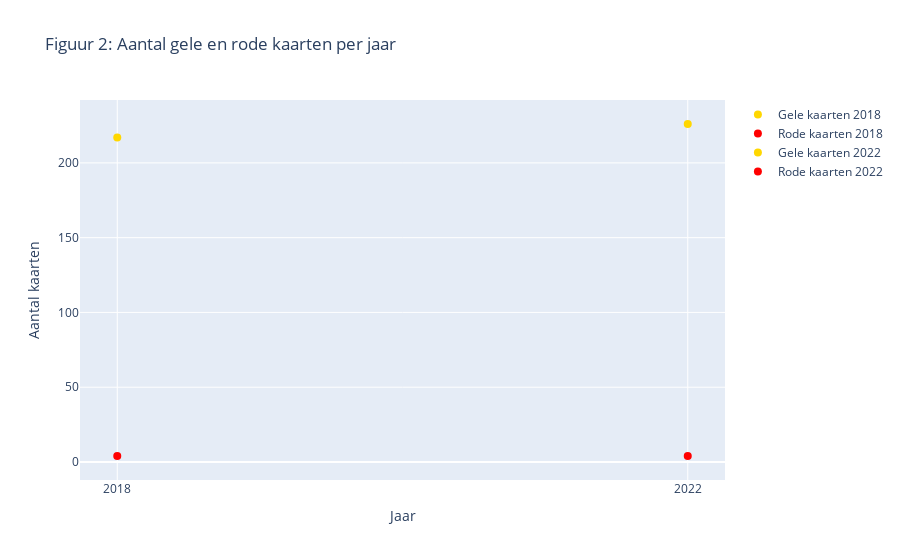

The notebook cell saved with this chart:
### Markdown cell above
De boxplot in figuur 1 geeft de statistieken wat betreft het aantal overtredingen per WK weer. De rest van de caption komt als die af is, want deze is nog niet helemaal goed (door de dubbele rijen van het 2018 databestand)!
- Is het aantal overtredingen meer/gelijk/minder?

### Code cell
# Alle gele kaarten
yellow_cards_2022 = wk_df['yellow cards team1'].sum() + wk_df['yellow cards team2'].sum()
yellow_cards_2018 = wk_df['Yellow Card'].sum()

# Alle rode kaarten
red_cards_2022 = wk_df['red cards team1'].sum() + wk_df['red cards team2'].sum()
red_cards_2018 = wk_df['Red'].sum() + wk_df['Yellow & Red'].sum()

# Lijsten met verschillende gegevens
# geel = #FFD700
# rood = #FF0000
years = ['2018', '2022']
yellow_cards = [yellow_cards_2018, yellow_cards_2022]
red_cards = [red_cards_2018, red_cards_2022]
colors = ['#FFD700', '#FF0000', '#FFD700', '#FF0000']  # Geel en rood

# Punten voor gele kaarten in 2018
trace_yellow_2018 = go.Scatter(
    x = [years[0]],
    y = [yellow_cards[0]],
    mode = 'markers',
    name = 'Gele kaarten 2018',
    marker = dict(color = colors[0], size = 8))

# Punten voor rode kaarten in 2018
trace_red_2018 = go.Scatter(
    x = [years[0]],
    y = [red_cards[0]],
    mode = 'markers',
    name = 'Rode kaarten 2018',
    marker = dict(color = colors[1], size = 8))

# Punten voor gele kaarten in 2022
trace_yellow_2022 = go.Scatter(
    x = [years[1]],
    y = [yellow_cards[1]],
    mode = 'markers',
    name = 'Gele kaarten 2022',
    marker = dict(color = colors[2], size = 8))

# Punten voor rode kaarten in 2022
trace_red_2022 = go.Scatter(
    x = [years[1]],
    y = [red_cards[1]],
    mode = 'markers',
    name = 'Rode kaarten 2022',
    marker = dict(color = colors[3], size = 8))

# Gegevens samenvoegen in een lijst
data = [trace_yellow_2018, trace_red_2018, trace_yellow_2022, trace_red_2022]

# Grafische opmaak
layout = go.Layout(
    title = 'Figuur 2: Aantal gele en rode kaarten per jaar',
    xaxis = dict(title = 'Jaar', type = 'category', showgrid = True),
    yaxis = dict(title = 'Aantal kaarten', showgrid = True),
    showlegend = True)

# plot maken
fig = go.Figure(data = data, layout = layout)
fig.show()

### Figure 1 — Plotly figure (JSON) as saved in the notebook; plotly's stock layout.template omitted (floating-point values rounded to 4 significant figures)
{"data": [{"marker": {"color": "#FFD700", "size": 8}, "mode": "markers", "name": "Gele kaarten 2018", "type": "scatter", "x": ["2018"], "y": [217]}, {"marker": {"color": "#FF0000", "size": 8}, "mode": "markers", "name": "Rode kaarten 2018", "type": "scatter", "x": ["2018"], "y": [4]}, {"marker": {"color": "#FFD700", "size": 8}, "mode": "markers", "name": "Gele kaarten 2022", "type": "scatter", "x": ["2022"], "y": [226]}, {"marker": {"color": "#FF0000", "size": 8}, "mode": "markers", "name": "Rode kaarten 2022", "type": "scatter", "x": ["2022"], "y": [4]}], "layout": {"showlegend": true, "title": {"text": "Figuur 2: Aantal gele en rode kaarten per jaar"}, "xaxis": {"showgrid": true, "title": {"text": "Jaar"}, "type": "category"}, "yaxis": {"showgrid": true, "title": {"text": "Aantal kaarten"}}}}
